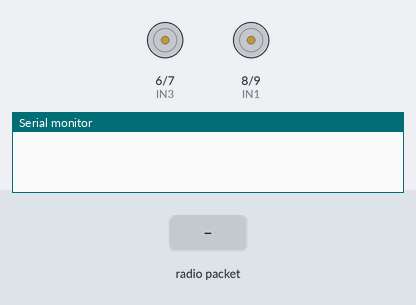
The sketch below on a simulated Arduino Uno, built with avr-gcc and run on an emulated ATmega328P. Shown: motor-driver pin pairs drawn as motors (green arrow = first pin HIGH = forward, orange = second pin HIGH = backward, longer = more drive), the last lines printed to the serial monitor. Inputs (shaded band) come from the test bench. No radio packets arrive unless stated.

Above: at 1.2 s.
1.3 s: radio packet "F" arrives
At 2.5 s:
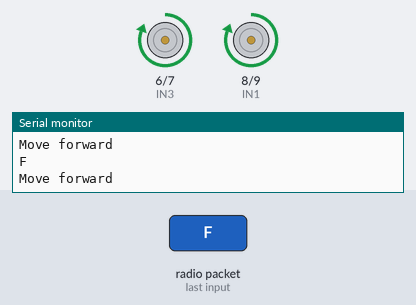
2.8 s: radio packet "B" arrives
At 4.0 s:
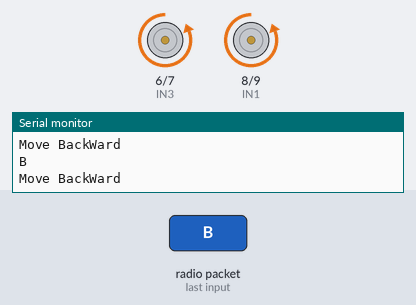
4.3 s: radio packet "R" arrives
At 5.0 s:
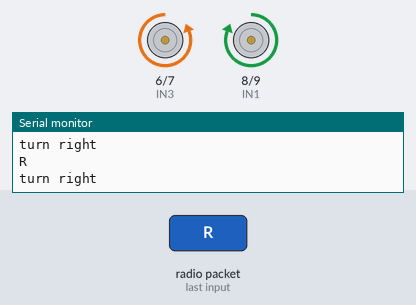
5.8 s: radio packet "L" arrives
At 6.2 s:
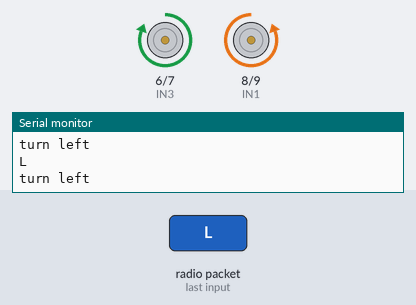
Timing chart, 0 to 8.3 s (numbered marks = the images above; inputs shaded):
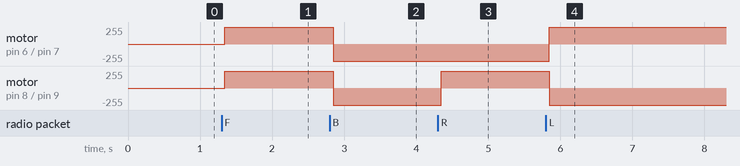

The sketch:

ARDUINO_RF_CAR.ino
```cpp
#include <RH_ASK.h>
#include <SPI.h>
#define IN1 8
#define IN2 9
#define IN3 6
#define IN4 7
RH_ASK rf_driver;
char *rfData;
String data;
void setup() {
  Serial.begin(9600);
  rf_driver.init();
  pinMode(IN1,OUTPUT);
  pinMode(IN2,OUTPUT);
  pinMode(IN3,OUTPUT);
  pinMode(IN4,OUTPUT);
}

void loop() {
  uint8_t buf[11];
  uint8_t buflen = sizeof(buf);

if (rf_driver.recv(buf, &buflen)){
      // Message received with valid checksum
    Serial.print("Message Received: ");
    rfData = (char*)buf;
    //Serial.println((char*)buf);
    Serial.println((String)(char*)rfData);
    data = (String)(char*)rfData;
}
    Serial.println(data);
    if(data == "F"){
      Serial.println("Move forward");
      moveForward();
    }
    else if(data == "B"){
      Serial.println("Move BackWard");
      moveReverse();
    }
    else if(data == "R"){
      Serial.println("turn right");
      turnRight();
    }
    else if(data == "L"){
      Serial.println("turn left");
      turnLeft();
    }
    else if(data == "S"){
      Serial.println("stop moving");
      stopMoving();
    }
}


void turnRight(){
  digitalWrite(IN1,HIGH);
  digitalWrite(IN2,LOW);
  digitalWrite(IN3,LOW);
  digitalWrite(IN4,HIGH);
}

void turnLeft(){
  digitalWrite(IN1,LOW);
  digitalWrite(IN2,HIGH);
  digitalWrite(IN3,HIGH);
  digitalWrite(IN4,LOW);
}

void moveForward(){
  digitalWrite(IN1,HIGH);
  digitalWrite(IN2,LOW);
  digitalWrite(IN3,HIGH);
  digitalWrite(IN4,LOW);
}

void moveReverse(){
  digitalWrite(IN1,LOW);
  digitalWrite(IN2,HIGH);
  digitalWrite(IN3,LOW);
  digitalWrite(IN4,HIGH);
}

void stopMoving(){
  digitalWrite(IN1,LOW);
  digitalWrite(IN2,LOW);
  digitalWrite(IN3,LOW);
  digitalWrite(IN4,LOW);
}
```

Measured:
- after the input at 1.3 s, motor on pin 6 (IN3) / pin 7 (IN4), motor on pin 8 (IN1) / pin 9 (IN2): stopped → forward 255/255 at once
- after the input at 2.8 s, motor on pin 6 (IN3) / pin 7 (IN4), motor on pin 8 (IN1) / pin 9 (IN2): forward 255/255 → backward 255/255 after 0.05 s
- after the input at 4.3 s, motor on pin 8 (IN1) / pin 9 (IN2): backward 255/255 → forward 255/255 after 0.05 s
- after the input at 5.8 s, motor on pin 6 (IN3) / pin 7 (IN4): backward 255/255 → forward 255/255 after 0.05 s; motor on pin 8 (IN1) / pin 9 (IN2): forward 255/255 → backward 255/255 after 0.05 s
